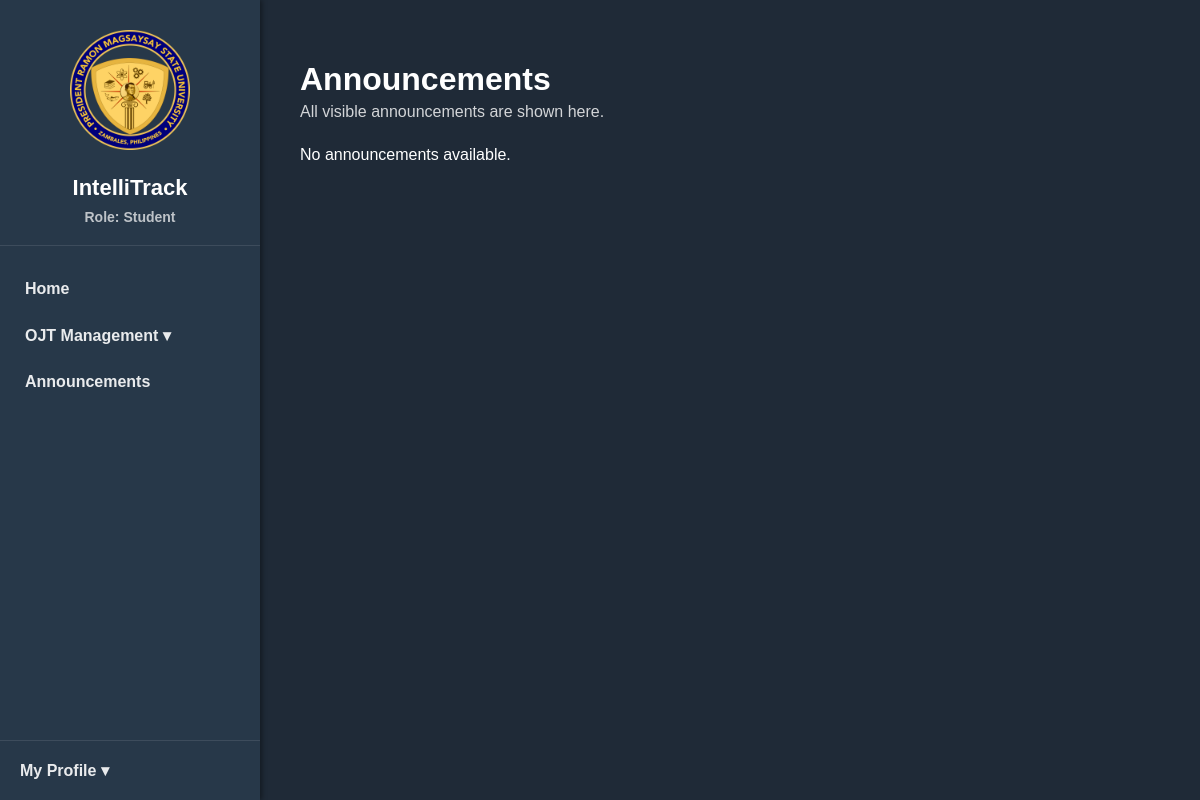
Page /student/announcements/ (signed in) on the earlier database version.
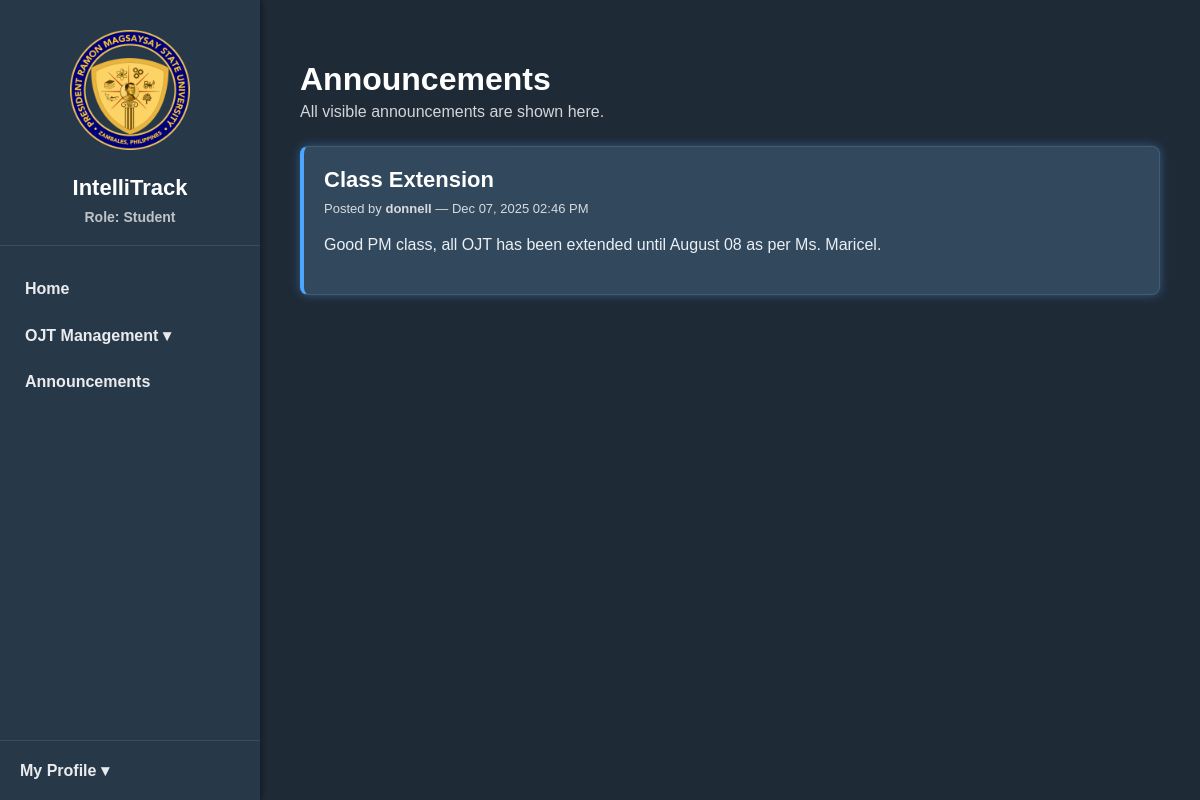
Same page on the later database version.
### accounts/models.py (models this page shows, shortened)
class Announcement(models.Model):
    author = models.ForeignKey(
        User,
        on_delete=models.CASCADE,
        related_name="announcements"
    )
    title = models.CharField(max_length=255)
    content = models.TextField()
    created_at = models.DateTimeField(auto_now_add=True)
    visible_to_all = models.BooleanField(default=True)

class User(AbstractUser):
    ROLE_CHOICES = [
        ('student', 'Student'),
        ('instructor', 'Instructor'),
        ('company', 'Company Supervisor'),
        ('admin', 'Administrator'),
    ]
    role = models.CharField(max_length=20, choices=ROLE_CHOICES)

### ojt_tracker/decorators.py (the view)
        @login_required(login_url="/login/")
        def wrapper(request, *args, **kwargs):
            if request.user.role in allowed_roles:
                return view_func(request, *args, **kwargs)
            return redirect('/login')

### student/views.py (called while the page is built)
@role_required(['student'])
def student_announcements(request):
    announcements = Announcement.objects.filter(
        visible_to_all=True
    ).order_by('-created_at')
    today = timezone.localdate()
    return render(request, "student/student-announcements.html", {
        'announcements': announcements,
        'today': today,
    })

### student/templates/student/student-announcements.html (shortened to what this page needs)
{% extends "student/base.html" %}
{% block content %}
<div class="page-header">
    <h1>Announcements</h1>
    <p>All visible announcements are shown here.</p>
</div>
<div class="announcements-wrapper">
    {% if announcements %}
        {% for ann in announcements %}
            <div class="announcement-card {% if ann.created_at.date == today %}announcement-today{% endif %}">
                <h2 class="announcement-title">{{ ann.title }}</h2>
                <p class="announcement-meta">
                    Posted by
                    <strong>{{ ann.author.get_full_name|default:ann.author.username }}</strong>
                    — {{ ann.created_at|date:"M d, Y h:i A" }}
                </p>
                <p class="announcement-content">{{ ann.content }}</p>
            </div>
        {% endfor %}
    {% else %}
        <p>No announcements available.</p>
    {% endif %}
</div>
{% endblock %}

Differences in the rows shown:
added Announcement: title "Class Extension", author.get_full_name "donnell", created_at "Dec 07, 2025 02:46 PM", content "Good PM class, all OJT has been extended until August 08 as per Ms. Maricel."
Other differences:
text no longer shown: "No announcements available."
